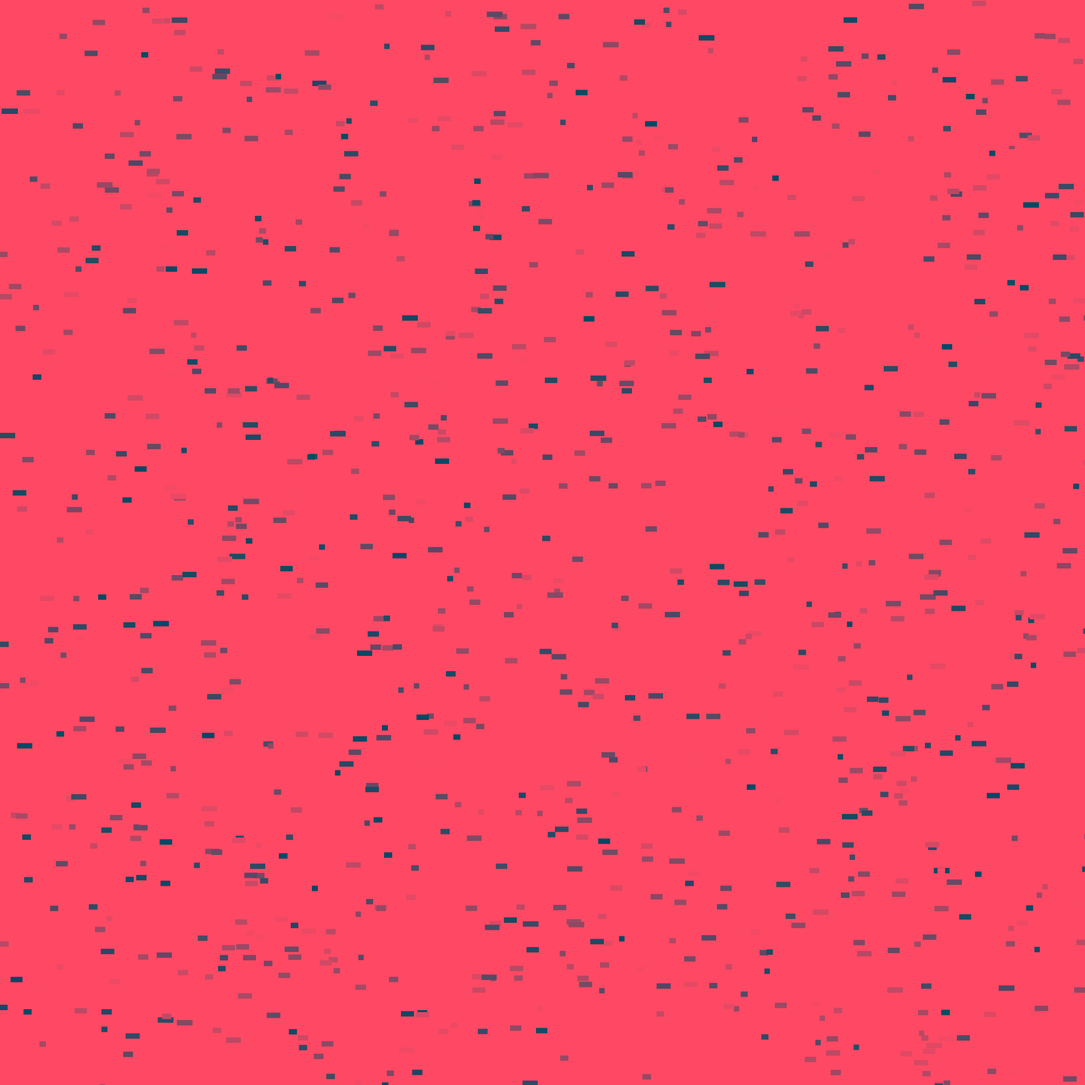
Frame 1 (no input)
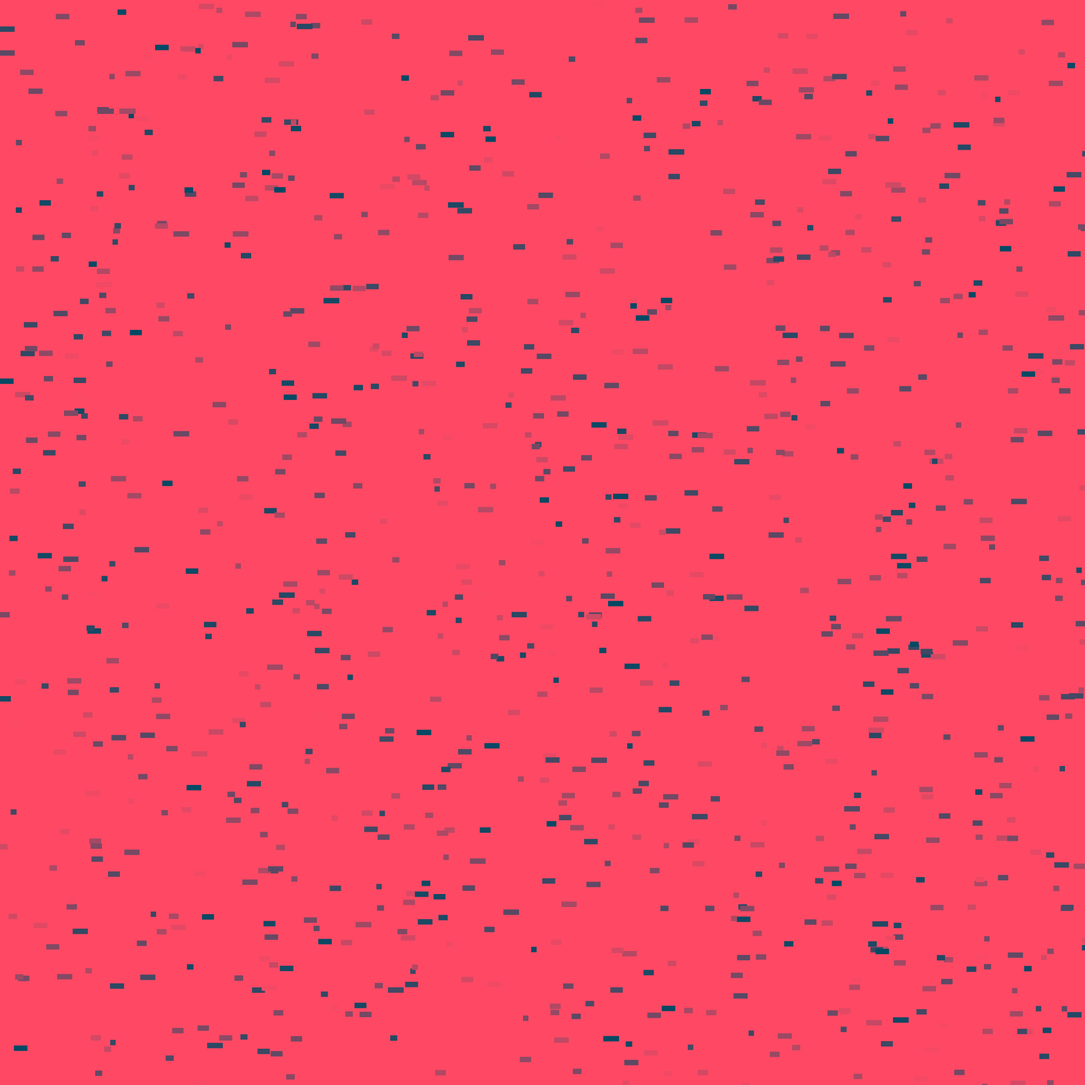
Frame 60 (the mouse pressed at the canvas centre just before this capture)
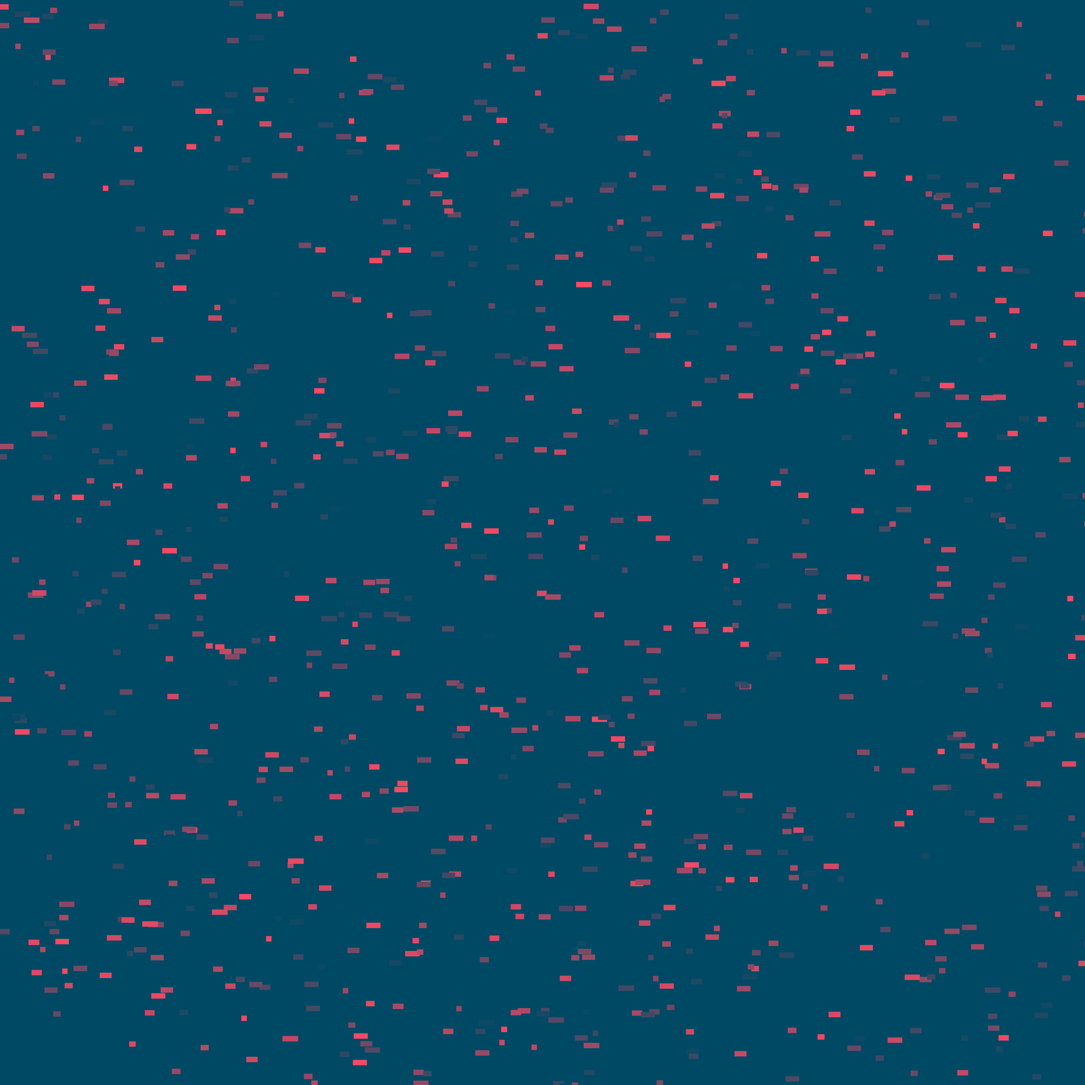
Frame 120 (the mouse held since frame 60 and released just before this capture)

The Processing sketch that drew these frames (run headless with seeded random() and noise(); from frame 60 on, the mouse is pressed at the canvas centre):

// Processing sketch: sugoi_seisakutyuu2_fukusei
// ── sugoi_seisakutyuu2_fukusei.pde
//float box;
//color c1 = color(255,140,0);
 //color c2 = color(0,255,255);
 
//クラスのインスタンスを宣言
Square s1,train1,train2;
int num = 1000;
Square [] trains = new Square[num];








void setup(){
  size(2000,2000);
  smooth();
  for(int i = 0; i < num ; i++){
    trains[i] = new Square(random(0,width),random(0,height),int(random(10,30)),10,random(10,30));
  }
  
  
  //インスタンスを作成
  //s1 = new Square(0,6,10,100,3);//(x座標,y座標,横幅,縦幅,速度)
  train1 = new Square(0,200,30,10,3);
  train2 = new Square(40,200,30,10,3);
  
  
}

void draw(){
  
 
  background(255-mouseX, 73, 100, 170);//255-mouseXは色反転させるため,(c1,c2,c3,透過)

  for(int i = 0; i < num; i++){
    trains[i].update();
    trains[i].display();
  }
  
  train1.update();
  train1.display();
  
  
  train2.update();
  train2.display();
  
 
 
  
}

// ── Class.pde
class Square{
  float x,y,eSizeX,eSizeY,velocity;
  int red,gre,bul;
  
  //初期化用メソッド(コンストラクタ)
  Square(float _x,float _y,int _eSizeX,int _eSizeY,float _velocity){
    x = _x;
    y = _y;
    eSizeX = _eSizeX;
    eSizeY = _eSizeY;
    velocity = _velocity;
    
 
}
//四角の位置を更新するメソッド
void update(){
  x += velocity;
  if(x > width){
  x = 0;
  }
 
    red = int(random(0,255));
    //gre =int( random(0,255));
    //bul = int(random(0,255));
  
}

void display(){
  
 //colorMode(HSB);
  noStroke();
  fill(red,73,100);
  
  rect(x,y,eSizeX,eSizeY);
 
  
  
  
}
}
